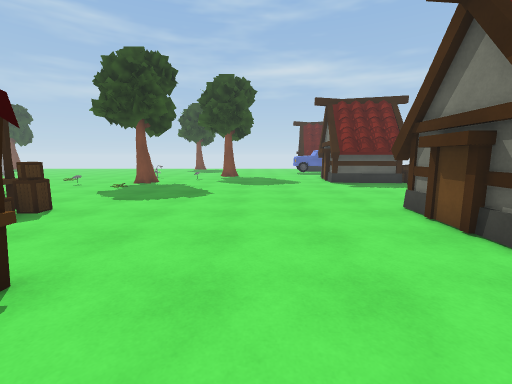
[1] (above)

24 first-person views from a walk through a scene from a Unity 3-D project. The camera is 1.5 m above the floor, tilts 8° down and sees 90° across. The floor is counted in squares, 1 m on a side. Each view is taken from the middle of a square. On the plan, view 1 faces up. The plan holds only what a view shows up to about 13 squares ahead; the rest is blank. The place goes on beyond the plan. The player character is not drawn. Some animated figures are not drawn. Some surface patterns are stand-ins.

[2]
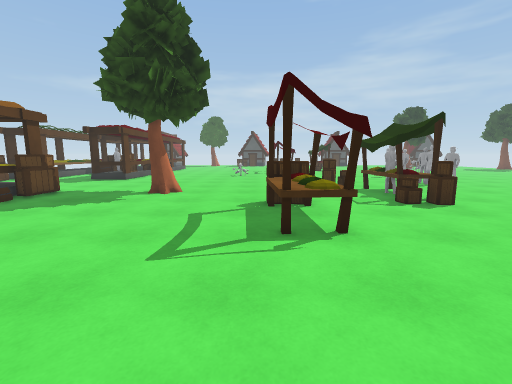

[3]
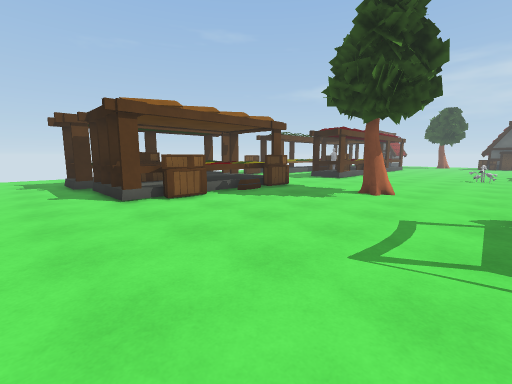

[4]
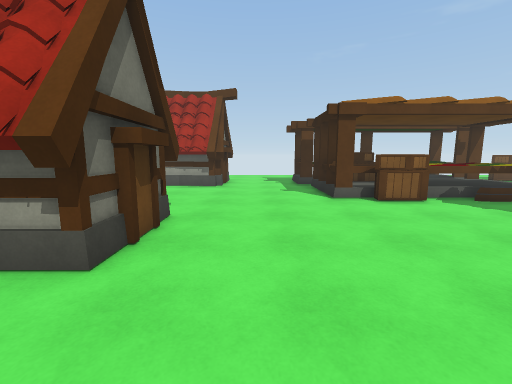

[5]
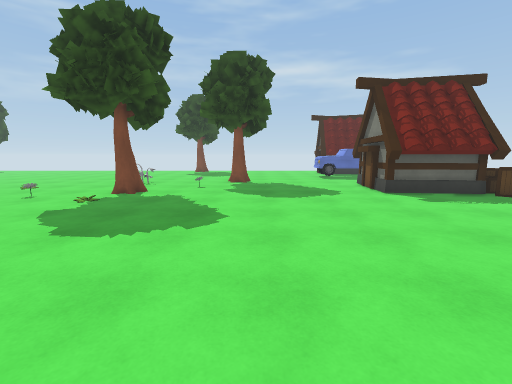

[6]
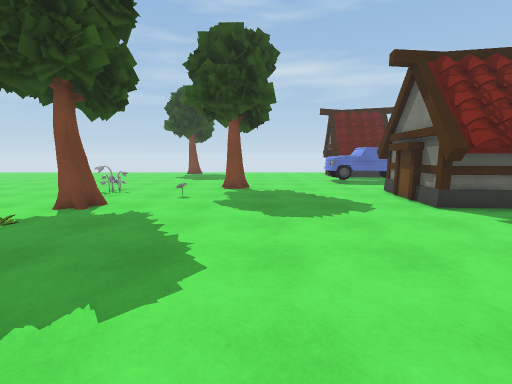

[7]
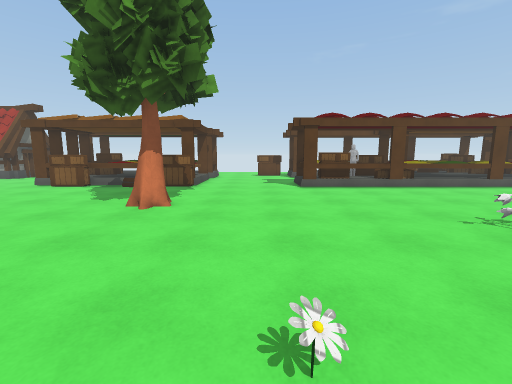

[8]
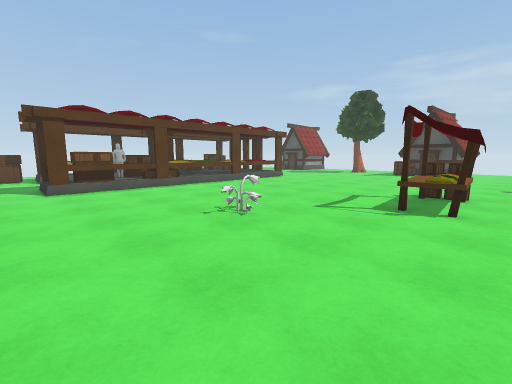

[9]
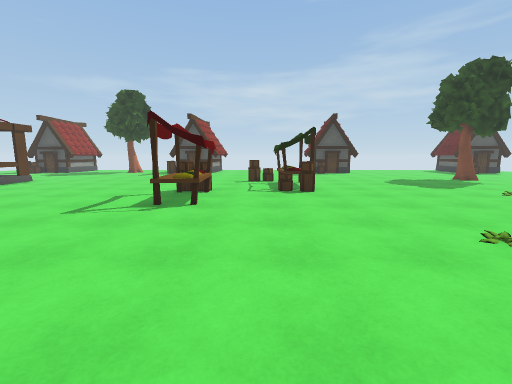

[10]
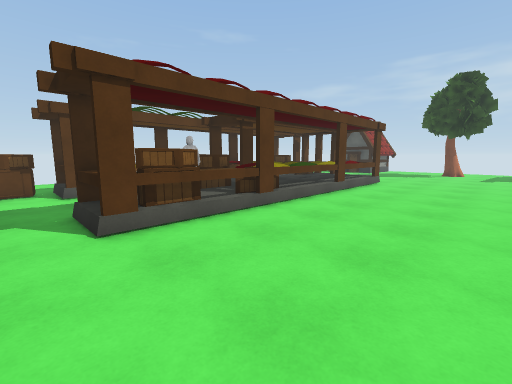

[11]
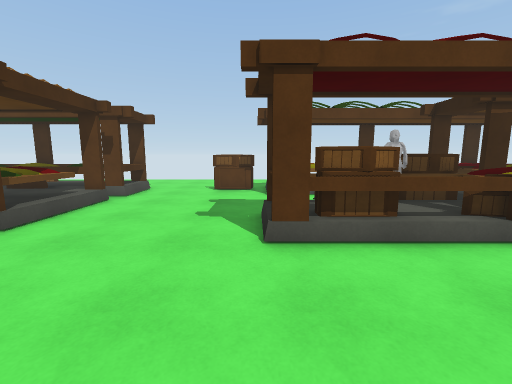

[12]
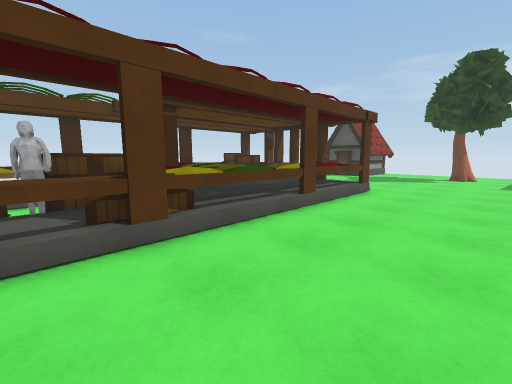

[13]
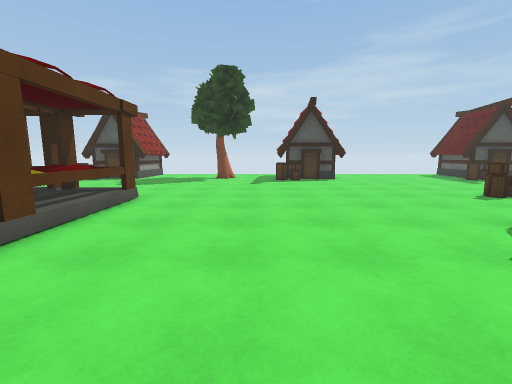

[14]
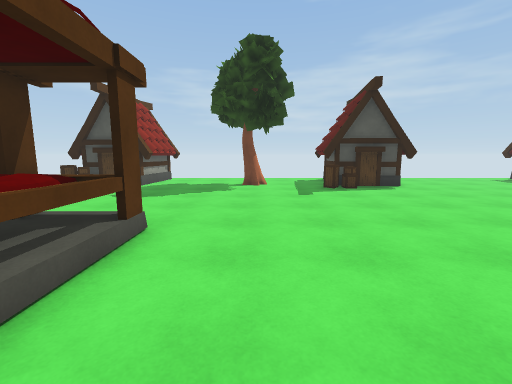

[15]
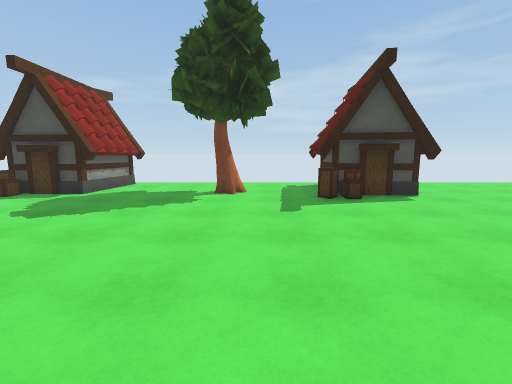

[16]
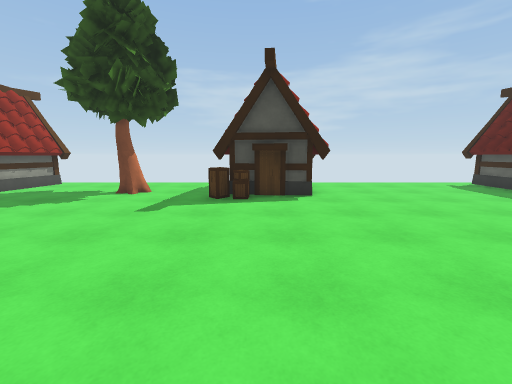

[17]
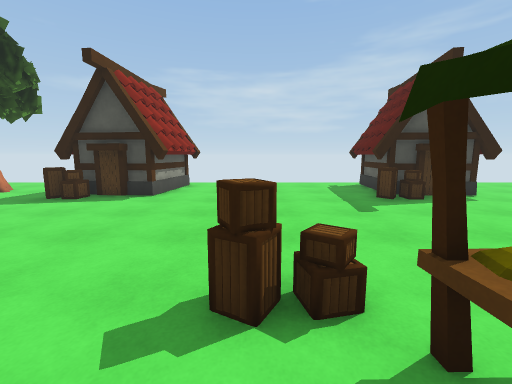

[18]
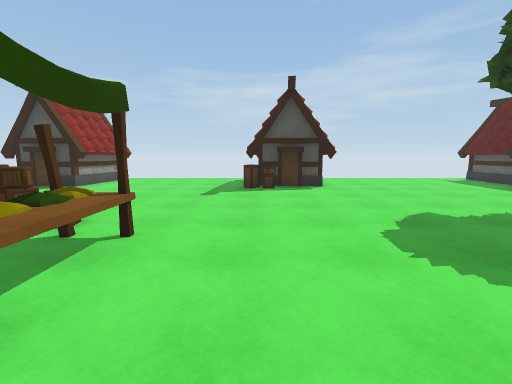

[19]
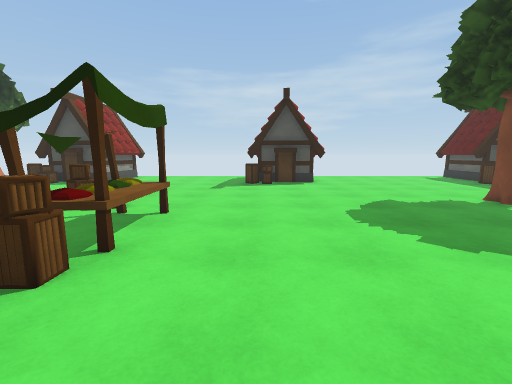

[20]
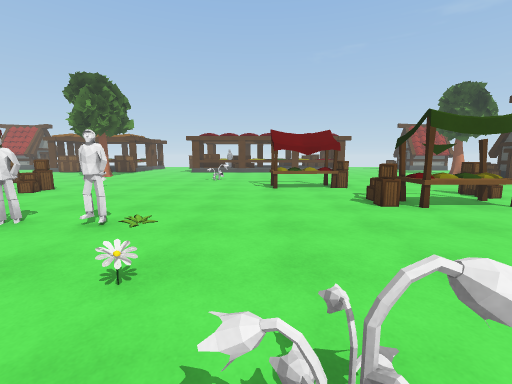

[21]
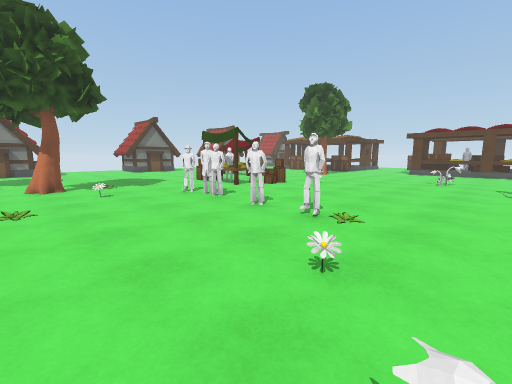

[22]
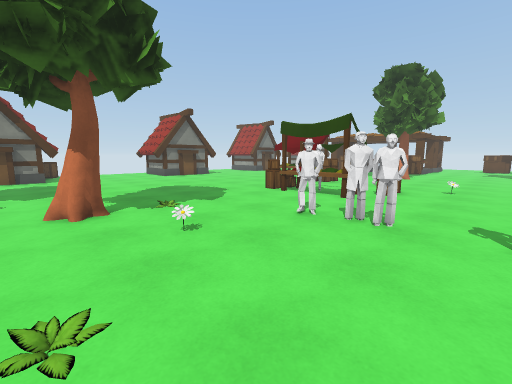

[23]
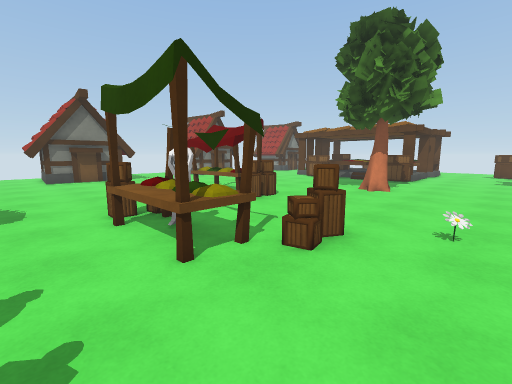

[24]
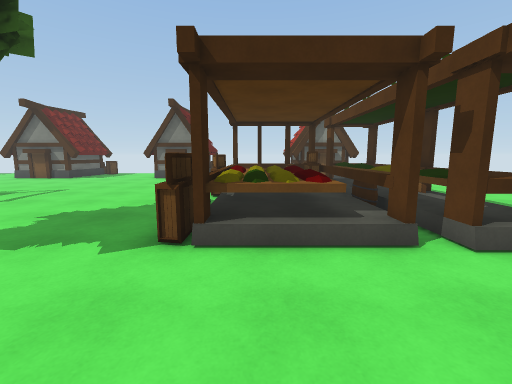

### Floor plan
Key: @ floor where view 1 was taken; # wall or solid block; x gap in a wall; . main floor; : floor 0.5 m higher than the main floor; / step, stairs or slope; = window, fence, low wall or low ledge; ^ raised ledge; O other object.
Columns run from 39 left of view 1 to 9 right of it. Each row starts with its distance up from view 1.
 16    .............O  . ......O.......O.......#
 15    #..............O ............OO.........##   x
 14    #..........................O..O.........#####^
 13    #.................O..........O...............
 12   ##=..........................................
 11 #####.........................................
 10 .......................x.#.#x#................
  9 ............###..............................
  8 ...........####=...........................##
  7 ..........=####=.............#####.........#
  6 ..........==.................####=.........#
  5 ............................##.............#
  4 ...............####.........##.............#
  3 # .............####........O.....####......
  2 #####............................####......
  1    #.............................##..... .
  0    #=................O.................@.
 -1 ####=........................................
 -2 ..............................O............##
 -3 ..............................OO...........#
 -4 ...........................................#
 -5 ..OO.......................................#
 -6 ..O........................................#
 -7 ...........##......##x.##...........##.......
 -8 ...........^#^^#^#^#^^^#^^.....#x^.^#^#......
 -9 .......... ^^^ ^^^^^^^^ ^#.....^^^^ ^:^......
-10 ####...... #####^^^x###= ...../^^^^ ^#^.......
-11   ##...... ^ #:: ^^.     ...../:::: ##^....# .
-12    #..       ##  ^^#    ......#======##....####
-13    #.         # #^    ^.#.....^^^^^^^^^#..
-14   ##=           ^     ^ ^.....^:::#=  ^#..
-15                         xx#....        ...
-16                          .  ...         ..

Where each view was taken, in squares from view 1:
view 1: 0 up, 0 right, facing up
view 2: 1 up, 2 right, facing left
view 3: 1 up, 2 right, facing down-left
view 4: 1 up, 2 right, facing down
view 5: 4 up, 1 left, facing up
view 6: 7 up, 1 left, facing up
view 7: 5 up, 12 left, facing down
view 8: 5 up, 13 left, facing down-left
view 9: 6 up, 13 left, facing left
view 10: 2 down, 13 left, facing down-left
view 11: 3 down, 14 left, facing down
view 12: 3 down, 17 left, facing down-left
view 13: 3 down, 19 left, facing left
view 14: 5 down, 23 left, facing left
view 15: 4 down, 26 left, facing left
view 16: 0 up, 26 left, facing left
view 17: 6 up, 26 left, facing left
view 18: 11 up, 23 left, facing left
view 19: 11 up, 21 left, facing left
view 20: 16 up, 20 left, facing down
view 21: 16 up, 20 left, facing down-right
view 22: 16 up, 14 left, facing down-right
view 23: 9 up, 13 left, facing down-right
view 24: 9 down, 13 left, facing right
